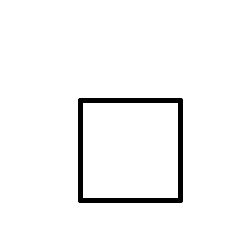
Frame 1 (no input)
Frame 60 (the mouse pressed at the canvas centre just before this capture): identical to frame 1, image omitted
Frame 120 (the mouse held since frame 60 and released just before this capture): identical to frame 1, image omitted

The Processing sketch that drew this single still picture (run headless with seeded random() and noise(); from frame 60 on, the mouse is pressed at the canvas centre):

// Processing sketch: Opdr_9_4
// ── Opdr_9_4.pde
void setup() {
  size(250, 250);
}

void draw() {
  background(255, 255, 255);
  stroke(0, 0, 0);
  strokeWeight(5);
  vierkant(80, 100, 100, 100);
}

void vierkant( int x, int y, int w, int h) {
  line(x, y, x+w, h);
  line(x, y+h, x+w, y+h);
  line(x, y, x, y+h);
  line(x+w, y, x+w, y+h);
}
